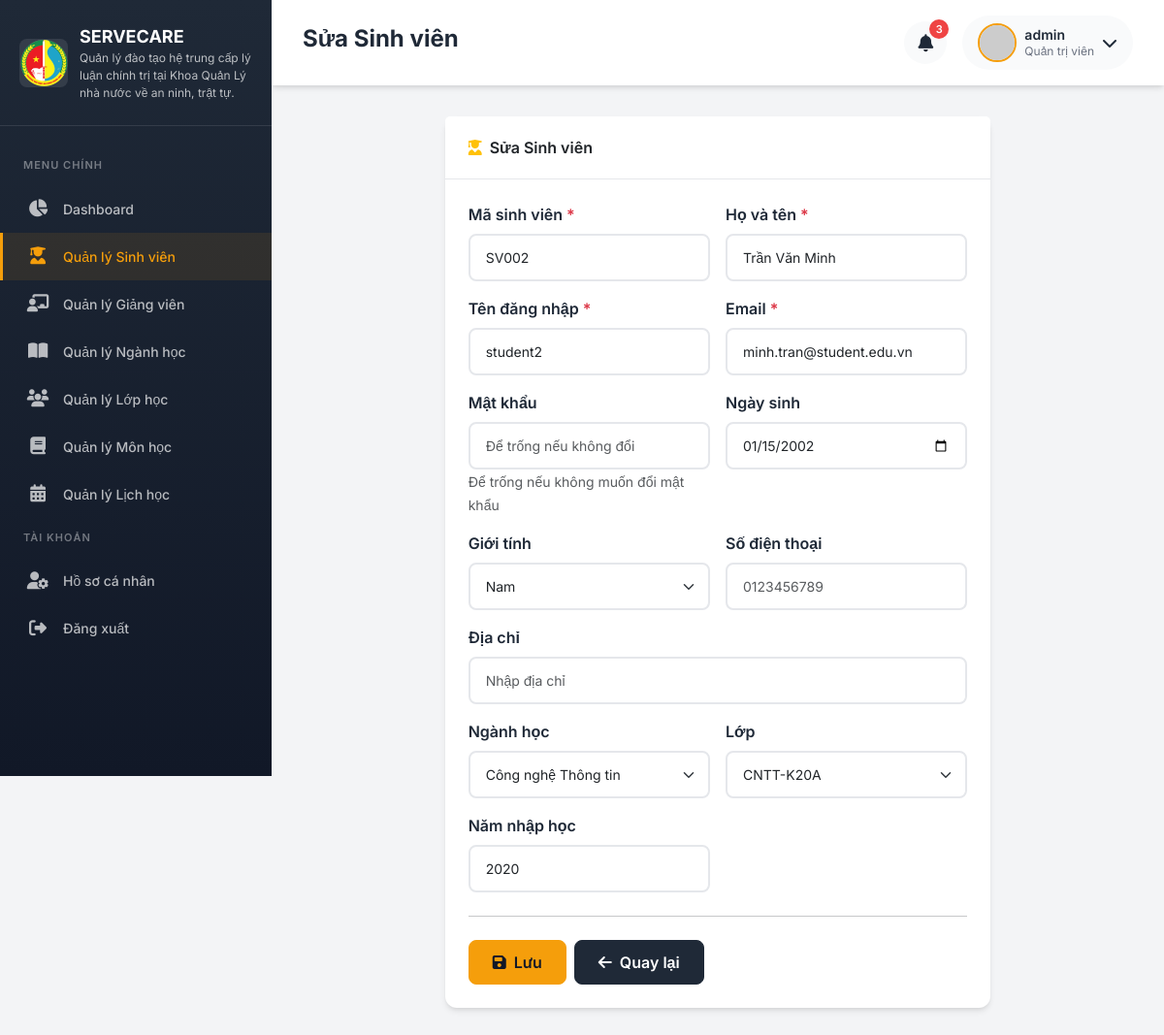
The app's page /admin/students/edit/2 (signed in) with its own data.
### app/models.py (models this page shows, shortened)
class User(UserMixin, db.Model):
    __tablename__ = 'users'
    id = db.Column(db.Integer, primary_key=True)
    username = db.Column(db.String(64), unique=True, nullable=False, index=True)
    email = db.Column(db.String(120), unique=True, nullable=False, index=True)
    password_hash = db.Column(db.String(256), nullable=False)
    role = db.Column(db.String(20), nullable=False, default='student')  # admin, lecturer, student
    avatar = db.Column(db.String(200), default='default_avatar.png')
    is_active = db.Column(db.Boolean, default=True)
    created_at = db.Column(db.DateTime, default=datetime.utcnow)
    updated_at = db.Column(db.DateTime, default=datetime.utcnow, onupdate=datetime.utcnow)
    student = db.relationship('Student', backref='user', uselist=False, lazy=True)
    lecturer = db.relationship('Lecturer', backref='user', uselist=False, lazy=True)
    def is_admin(self):
        return self.role == 'admin'
    def get_display_name(self):
        if self.role == 'student' and self.student:
            return self.student.full_name
        elif self.role == 'lecturer' and self.lecturer:
            return self.lecturer.full_name
        return self.username

class Student(db.Model):
    __tablename__ = 'students'
    id = db.Column(db.Integer, primary_key=True)
    user_id = db.Column(db.Integer, db.ForeignKey('users.id'), nullable=False)
    student_code = db.Column(db.String(20), unique=True, nullable=False)
    full_name = db.Column(db.String(100), nullable=False)
    dob = db.Column(db.Date)  # Ngày sinh
    gender = db.Column(db.String(10))  # Nam/Nữ
    phone = db.Column(db.String(15))
    address = db.Column(db.String(200))
    class_id = db.Column(db.Integer, db.ForeignKey('classrooms.id'))
    major_id = db.Column(db.Integer, db.ForeignKey('majors.id'))
    enrollment_year = db.Column(db.Integer)  # Năm nhập học
    created_at = db.Column(db.DateTime, default=datetime.utcnow)
    grades = db.relationship('Grade', backref='student', lazy='dynamic')
    evaluations = db.relationship('Evaluation', backref='student', lazy='dynamic')

### app/routes/admin.py (the view, shortened to what this page needs)
@admin_bp.route('/students/edit/<int:id>', methods=['GET', 'POST'])
@login_required
@admin_required
def edit_student(id):
    student = Student.query.get_or_404(id)
    form = StudentForm(obj=student)
    form.major_id.choices = [(0, 'Chọn ngành học')] + [(m.id, m.name) for m in Major.query.all()]
    form.class_id.choices = [(0, 'Chọn lớp')] + [(c.id, c.name) for c in Classroom.query.all()]
    if request.method == 'GET':
        form.username.data = student.user.username
        form.email.data = student.user.email
    return render_template('admin/students/form.html', form=form, title='Sửa Sinh viên', student=student)

### app/templates/admin/students/form.html (shortened to what this page needs)
{% extends "base.html" %}
{% block page_title %}{{ title }}{% endblock %}
{% block content %}
<div class="row justify-content-center">
    <div class="col-lg-8">
        <div class="card fade-in">
            <div class="card-header">
                <i class="fas fa-user-graduate me-2 text-warning"></i>{{ title }}
            </div>
            <div class="card-body">
                <form method="POST">
                    <div class="row g-3">
                        <div class="col-md-6">
                            <label class="form-label">Mã sinh viên <span class="text-danger">*</span></label>
                            {{ form.student_code(class="form-control", placeholder="VD: SV001") }}
                        </div>
                        <div class="col-md-6">
                            <label class="form-label">Họ và tên <span class="text-danger">*</span></label>
                            {{ form.full_name(class="form-control", placeholder="Nhập họ và tên") }}
                        </div>
                        <div class="col-md-6">
                            <label class="form-label">Tên đăng nhập <span class="text-danger">*</span></label>
                            {{ form.username(class="form-control", placeholder="Tên đăng nhập", readonly=student is defined) }}
                        </div>
                        <div class="col-md-6">
                            <label class="form-label">Email <span class="text-danger">*</span></label>
                            {{ form.email(class="form-control", placeholder="email@example.com") }}
                        </div>
                        <div class="col-md-6">
                            <label class="form-label">Mật khẩu {% if not student %}<span class="text-danger">*</span>{% endif %}</label>
                            {{ form.password(class="form-control", placeholder="Để trống nếu không đổi" if student else "Nhập mật khẩu") }}
                            {% if student %}
                            <small class="text-muted">Để trống nếu không muốn đổi mật khẩu</small>
                            {% endif %}
                        </div>
                        <div class="col-md-6">
                            <label class="form-label">Ngày sinh</label>
                            {{ form.dob(class="form-control", type="date") }}
                        </div>
                        <div class="col-md-6">
                            <label class="form-label">Giới tính</label>
                            {{ form.gender(class="form-select") }}
                        </div>
                        <div class="col-md-6">
                            <label class="form-label">Số điện thoại</label>
                            {{ form.phone(class="form-control", placeholder="0123456789") }}
                        </div>
                        <div class="col-12">
                            <label class="form-label">Địa chỉ</label>
                            {{ form.address(class="form-control", placeholder="Nhập địa chỉ") }}
                        </div>
                        <div class="col-md-6">
                            <label class="form-label">Ngành học</label>
                            {{ form.major_id(class="form-select") }}
                        </div>
                        <div class="col-md-6">
                            <label class="form-label">Lớp</label>
                            {{ form.class_id(class="form-select") }}
                        </div>
                        <div class="col-md-6">
                            <label class="form-label">Năm nhập học</label>
                            {{ form.enrollment_year(class="form-control", placeholder="VD: 2024") }}
                        </div>
                    </div>
                    <hr class="my-4">
                    <div class="d-flex gap-2">
                        <button type="submit" class="btn btn-primary">
                            <i class="fas fa-save me-2"></i>Lưu
                        </button>
                        <a href="{{ url_for('admin.students') }}" class="btn btn-secondary">
                            <i class="fas fa-arrow-left me-2"></i>Quay lại
                        </a>
                    </div>
                </form>
            </div>
        </div>
    </div>
</div>
{% endblock %}

### app/templates/base.html (shortened to what this page needs)
<!DOCTYPE html>
<html lang="vi">
<head>
    <link href="https://cdn.jsdelivr.net/npm/bootstrap@5.3.2/dist/css/bootstrap.min.css" rel="stylesheet">
    <link href="https://cdnjs.cloudflare.com/ajax/libs/font-awesome/6.5.1/css/all.min.css" rel="stylesheet">
</head>
<body>
    {% if current_user.is_authenticated %}
    <aside class="sidebar">
        <div class="sidebar-header">
            <a href="{{ url_for('main.index') }}" class="sidebar-brand">
                <img src="{{ url_for('static', filename='images/logo.png') }}" alt="Logo" class="sidebar-logo">
                <div class="sidebar-brand-text">
                    {{ app_short_name }}
                    <small>Quản lý đào tạo hệ trung cấp lý luận chính trị tại Khoa Quản Lý nhà nước về an ninh, trật tự.
</small>
                </div>
            </a>
        </div>
        <nav class="sidebar-menu">
            <div class="menu-label">Menu chính</div>
            {% if current_user.is_admin() %}
            <a href="{{ url_for('admin.dashboard') }}" class="menu-item {% if request.endpoint == 'admin.dashboard' %}active{% endif %}">
                <i class="fas fa-chart-pie"></i>
                <span>Dashboard</span>
            </a>
            <a href="{{ url_for('admin.students') }}" class="menu-item {% if 'student' in request.endpoint %}active{% endif %}">
                <i class="fas fa-user-graduate"></i>
                <span>Quản lý Sinh viên</span>
            </a>
            <a href="{{ url_for('admin.lecturers') }}" class="menu-item {% if 'lecturer' in request.endpoint %}active{% endif %}">
                <i class="fas fa-chalkboard-teacher"></i>
                <span>Quản lý Giảng viên</span>
            </a>
            <a href="{{ url_for('admin.majors') }}" class="menu-item {% if 'major' in request.endpoint %}active{% endif %}">
                <i class="fas fa-book-open"></i>
                <span>Quản lý Ngành học</span>
            </a>
            <a href="{{ url_for('admin.classrooms') }}" class="menu-item {% if 'classroom' in request.endpoint %}active{% endif %}">
                <i class="fas fa-users"></i>
                <span>Quản lý Lớp học</span>
            </a>
            <a href="{{ url_for('admin.subjects') }}" class="menu-item {% if 'subject' in request.endpoint %}active{% endif %}">
                <i class="fas fa-book"></i>
                <span>Quản lý Môn học</span>
            </a>
            <a href="{{ url_for('admin.schedules') }}" class="menu-item {% if 'schedule' in request.endpoint %}active{% endif %}">
                <i class="fas fa-calendar-alt"></i>
                <span>Quản lý Lịch học</span>
            </a>
            {% endif %}
            <div class="menu-label">Tài khoản</div>
            <a href="{{ url_for('auth.profile') }}" class="menu-item">
                <i class="fas fa-user-cog"></i>
                <span>Hồ sơ cá nhân</span>
            </a>
            <a href="{{ url_for('auth.logout') }}" class="menu-item">
                <i class="fas fa-sign-out-alt"></i>
                <span>Đăng xuất</span>
            </a>
        </nav>
    </aside>
    <main class="main-content">
        <header class="top-navbar">
            <h1 class="page-title">{% block page_title %}Dashboard{% endblock %}</h1>
            <div class="navbar-actions">
                <button class="notification-btn">
                    <i class="fas fa-bell"></i>
                    <span class="notification-badge">3</span>
                </button>
                <div class="user-dropdown dropdown">
                    <div class="d-flex align-items-center" data-bs-toggle="dropdown">
                        <img src="{{ url_for('static', filename='uploads/avatars/' ~ (current_user.avatar or 'default_avatar.png')) }}"
                             alt="Avatar" class="user-avatar"
                             onerror="this.src='https://ui-avatars.com/api/?name={{ current_user.get_display_name() }}&background=F59E0B&color=1F2937'">
                        <div class="user-info ms-2">
                            <div class="user-name">{{ current_user.get_display_name() }}</div>
                            <div class="user-role">
                                {% if current_user.is_admin() %}Quản trị viên
                                {% elif current_user.is_lecturer() %}Giảng viên
                                {% else %}Sinh viên{% endif %}
                            </div>
                        </div>
                        <i class="fas fa-chevron-down ms-2"></i>
                    </div>
                </div>
            </div>
        </header>
        <div class="page-content">
            {% block content %}{% endblock %}
        </div>
    </main>
    {% else %}
    {% block auth_content %}{% endblock %}
    {% endif %}
</body>
</html>

### records on screen
User: get_display_name "admin"
Student: student_code "SV002", full_name "Trần Văn Minh", dob "01/15/2002", gender "Nam", major_id "Công nghệ Thông tin", class_id "CNTT-K20A", enrollment_year "2020"
User: username "student2", email "minh.tran@student.edu.vn"

### other values on screen
{{ app_short_name }} "SERVECARE"
{{ title }} "Sửa Sinh viên"
